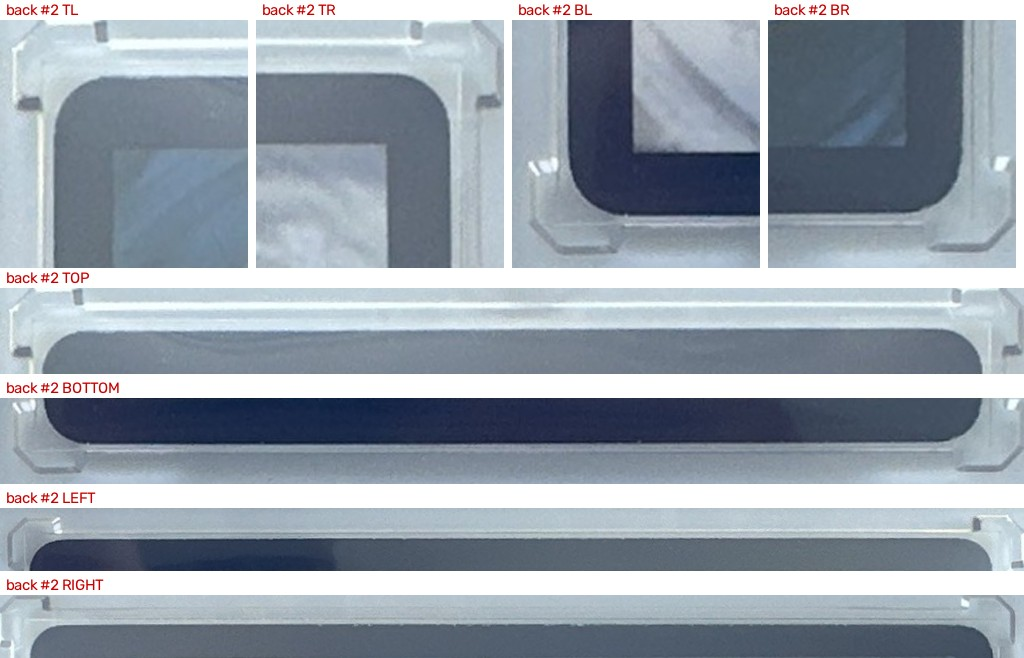
#> input picture references/luna/117386886277.jpg, 1024 x 658 px; its folder holds only this picture in this run
$ python -i localize.py   (imports and definitions only)
#> lines starting #> are read from the running program, lines starting #| are printed output that depends on the picture; after the words box and inside, x2 and y2 are one past the last pixel; in counts of white or black regions, pixels touching at a corner belong together
#> further down, picture is the input picture: shape (658, 1024, 3); mean B, G, R 173.1, 162.5, 152.5
### yellow_border/yellow_batch_engine/cardcv/strategies.py
"""Candidate strategies for LOCALIZING the outer card quad.

None of these is meant to be precise. Their job is to get a quad that is
correct to a few pixels so the sub-pixel refinement stage has a place to look.
Precision comes later, from gradient-profile edge fitting.

Every strategy exposes: detect(img_bgr) -> dict with 'quad' (4x2 float32 in
FULL-resolution image coords, ordered TL/TR/BR/BL) or None, plus 'mask' and
'notes' for debugging.
"""
import cv2
import numpy as np

from .geom import order_corners, quad_area, aspect_ok
from .loader import downscale


# [20 lines left out: function _largest_quad_from_mask, not called in this run]


def _clean(mask, k=7, iters=2):
    ker = cv2.getStructuringElement(cv2.MORPH_ELLIPSE, (k, k))
    mask = cv2.morphologyEx(mask, cv2.MORPH_CLOSE, ker, iterations=iters)
    mask = cv2.morphologyEx(mask, cv2.MORPH_OPEN, ker, iterations=iters)
    return mask


def _fill(mask):
    cnts, _ = cv2.findContours(mask, cv2.RETR_EXTERNAL, cv2.CHAIN_APPROX_SIMPLE)
    out = np.zeros_like(mask)
    if cnts:
        cv2.drawContours(out, [max(cnts, key=cv2.contourArea)], -1, 255, -1)
    return out


class SaturationStrategy:
    """Card art is colourful; counters, walls and sleeves are near-neutral.

    Thresholds the HSV saturation channel with Otsu. Cheap and background-
    agnostic as long as the surface is grey/white/beige.
    """
    name = "saturation"

    # [11 lines left out: function detect, not called in this run]


class YellowBorderStrategy:
    """Segment the yellow border ring directly.

    Attractive because the ring is bounded by BOTH edges we need. Fragile
    because the ring's apparent width is exactly the quantity being measured,
    so threshold bias maps straight into centering error. Localisation only.
    """
    name = "yellow"

    # [12 lines left out: function detect, not called in this run]


class LSDQuadStrategy:
    """Find long straight segments and assemble the best quad from them.

    Skips segmentation entirely, so background clutter, glare patches and
    sleeve edges hurt it far less than they hurt threshold-based methods.
    """
    name = "lsd"

    # [67 lines left out: function detect, not called in this run]


ALL = [SaturationStrategy(), YellowBorderStrategy(), LSDQuadStrategy()]

### yellow_border/yellow_batch_engine/cardcv/localize.py
"""Two-stage localization.

Stage 1 finds WHERE the card is on a downscaled image -- cheap, and only has
to be roughly right. Stage 2 re-runs the same segmentation at full resolution
inside a padded crop with a small morphology kernel.

Why this matters: the single-stage version thresholds at 1/8 scale with a 7px
kernel, so the returned quad can sit ~2mm off the true edge. That is not a
cosmetic error -- it forces the refinement search band to be wide, and a wide
band is exactly what lets a toploader or sleeve edge become a candidate. Tight
localization is what allows a narrow, unambiguous band downstream.
"""
import cv2
import numpy as np

from .geom import order_corners, aspect_ok
from .strategies import _clean, _fill, _largest_quad_from_mask


# [5 lines left out: function _mask_saturation, not called in this run]


def _mask_yellow(bgr):
    hsv = cv2.cvtColor(cv2.GaussianBlur(bgr, (5, 5), 0), cv2.COLOR_BGR2HSV)
    return cv2.inRange(hsv, np.array([15, 60, 90]), np.array([40, 255, 255]))


# [16 lines left out: functions _mask_vivid_yellow, _grayworld, not called in this run]


def _mask_wb_yellow(bgr):
    return _mask_yellow(_grayworld(bgr))


# [10 lines left out: function _mask_lab_b, not called in this run]


def _mask_wb_lab_b(bgr):
    return _mask_lab_b(_grayworld(bgr))


# NOTE: every transform here is applied ONLY to the segmentation input. The
# gradient profiles that actually measure edge position always read the
# original pixels. A non-affine point transform f() turns the profile into
# f(I(x)), whose gradient peak sits at a different x than I(x)'s -- and it
# shifts the outer (card/background) and inner (border/art) edges by different
# amounts, which would bias border width, which IS the centering measurement.
def _mask_luma(bgr):
    """Otsu on lightness, polarity chosen automatically.

    The chroma-based maskers all fail on silver/grey borders, which have no
    hue to key on. Luminance still separates a card from a light background,
    and for dark or metallic cards it is far stronger than any colour cue.
    Polarity is picked by whichever side yields the more card-like blob rather
    than assuming the card is darker or lighter than its surroundings.
    """
    g = cv2.cvtColor(cv2.GaussianBlur(bgr, (5, 5), 0), cv2.COLOR_BGR2GRAY)
    _, m = cv2.threshold(g, 0, 255, cv2.THRESH_BINARY + cv2.THRESH_OTSU)
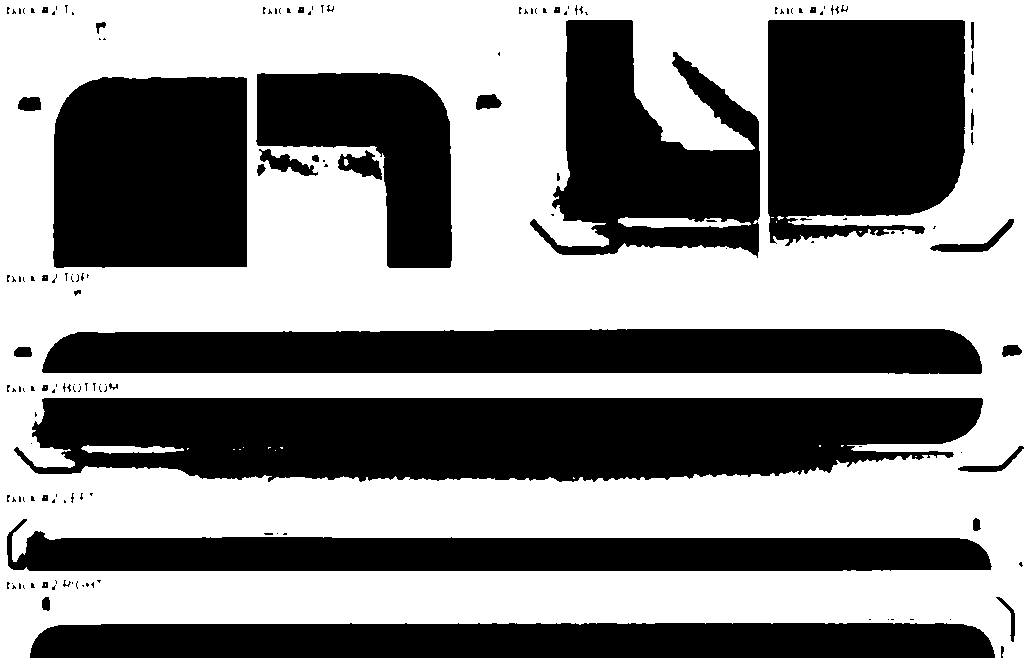
#> m: shape (658, 1024); 54.8% white; 161 black regions (120 under 20 px), largest, box (x1, y1, x2, y2) and area: (14, 398, 983, 482) 68527, (42, 329, 982, 374) 39321, (768, 20, 965, 246) 39316
    h, w = g.shape
    best, best_score = None, -1.0
    for cand in (m, cv2.bitwise_not(m)):
        f = _fill(_clean(cand, k=5, iters=1))
        cnts, _ = cv2.findContours(f, cv2.RETR_EXTERNAL, cv2.CHAIN_APPROX_SIMPLE)
        if not cnts:
            continue
        c = max(cnts, key=cv2.contourArea)
        area = cv2.contourArea(c) / float(h * w)
        if not (0.05 < area < 0.95):
            continue
        # Prefer a blob that does not run off the frame edge.
        x, y, bw, bh = cv2.boundingRect(c)
        touch = (x <= 1) + (y <= 1) + (x + bw >= w - 1) + (y + bh >= h - 1)
        score = area - 0.3 * touch
        if score > best_score:
            best, best_score = cand, score
#> this loop made 2 passes
#> (area, x, y, bw, bh, touch, score, best_score) on passes 1 to 2: (0.949, 0, 0, 1024, 658, 4, -0.251, -0.251), (0.101, 17, 398, 966, 84, 0, 0.101, 0.101)
#> pass 1, in _clean, `mask = cv2.morphologyEx(mask, cv2.MORPH_CLOSE, ker, iterations=iters)`:
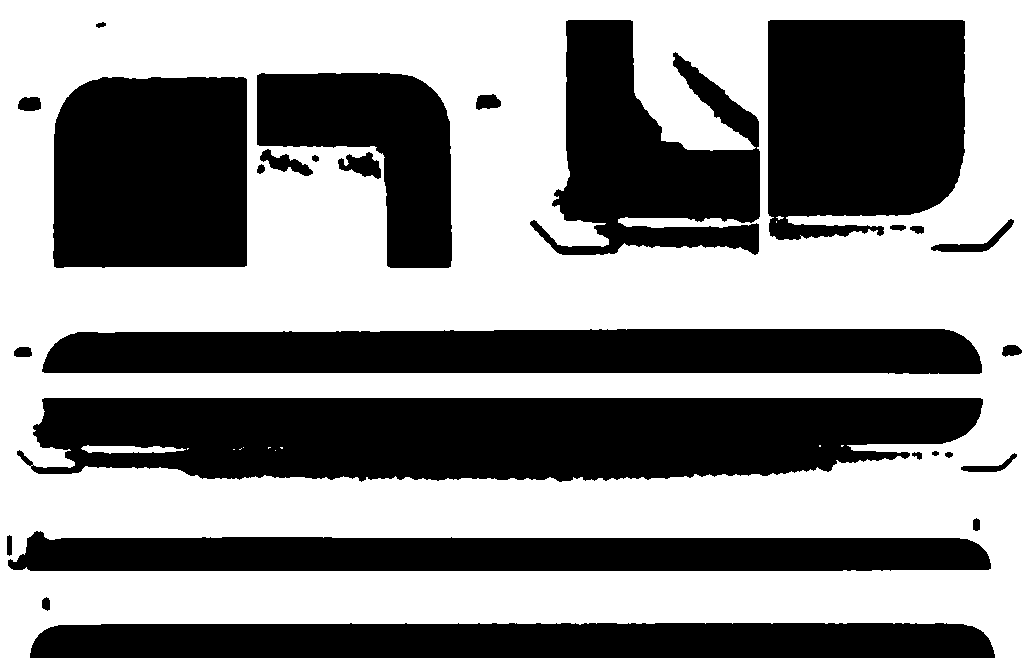
#> mask: shape (658, 1024); 55.2% white; 27 black regions, largest, box (x1, y1, x2, y2) and area: (17, 398, 983, 482) 68069, (42, 329, 982, 374) 39317, (768, 20, 965, 240) 38938
#> pass 1, in _mask_luma, `f = _fill(_clean(cand, k=5, iters=1))`:
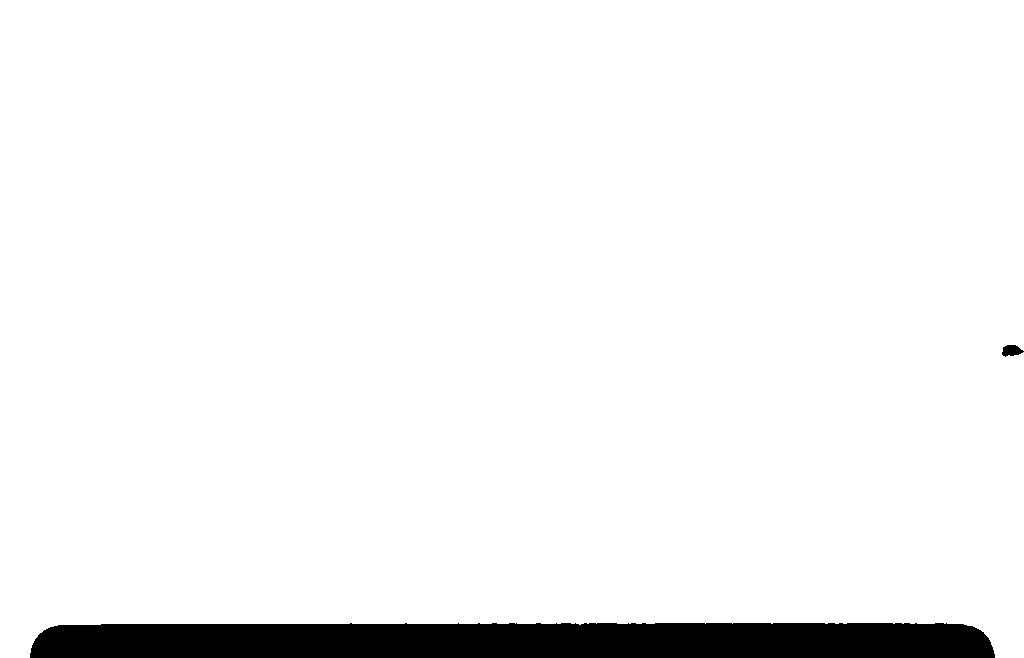
#> f: shape (658, 1024); 95.1% white; 2 black regions, box (x1, y1, x2, y2) and area: (30, 623, 995, 658) 32565, (1002, 345, 1024, 357) 181
#> pass 2, in _clean (call 2), `mask = cv2.morphologyEx(mask, cv2.MORPH_CLOSE, ker, iterations=iters)`:
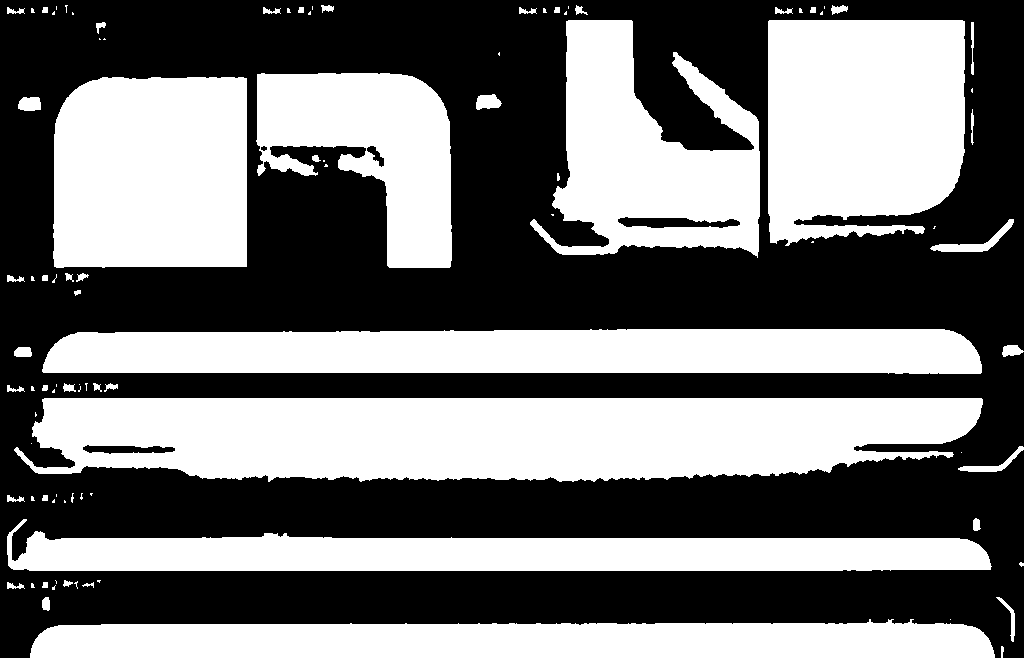
#> mask: shape (658, 1024); 45.5% white; 98 white regions (48 under 20 px), largest, box (x1, y1, x2, y2) and area: (14, 398, 983, 482) 68809, (768, 20, 965, 246) 39588, (42, 329, 982, 374) 39321
#> after the loop:
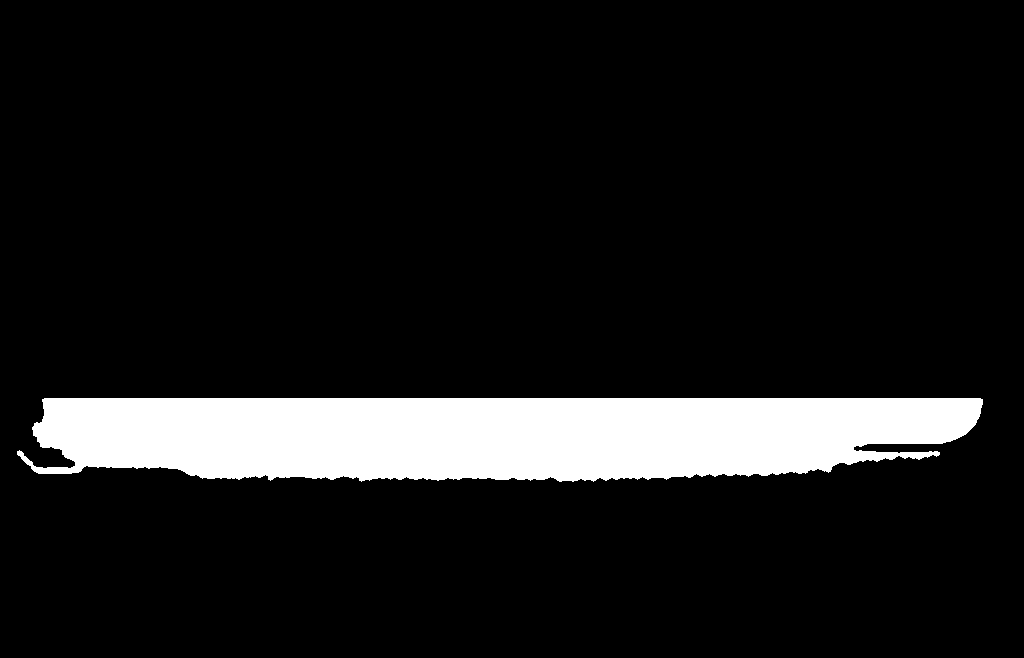
#> f: shape (658, 1024); 10.3% white; 1 white region, box (x1, y1, x2, y2) and area: (17, 398, 983, 482) 69217
#> after the loop, best_score = 0.101
    return best if best is not None else m


MASKERS = {"saturation": _mask_saturation, "yellow": _mask_yellow,
           "vivid_yellow": _mask_vivid_yellow,
           "luma": _mask_luma,
           "wb_yellow": _mask_wb_yellow, "lab_b": _mask_lab_b,
           "wb_lab_b": _mask_wb_lab_b}


# [101 lines left out: functions localize, localize_consensus, _quad_iou, not called in this run]

>>> import cv2
>>> picture = cv2.imread('../../../references/luna/117386886277.jpg')
>>> result = _mask_luma(picture)

$ run again, on references/luna/117421226885.jpg
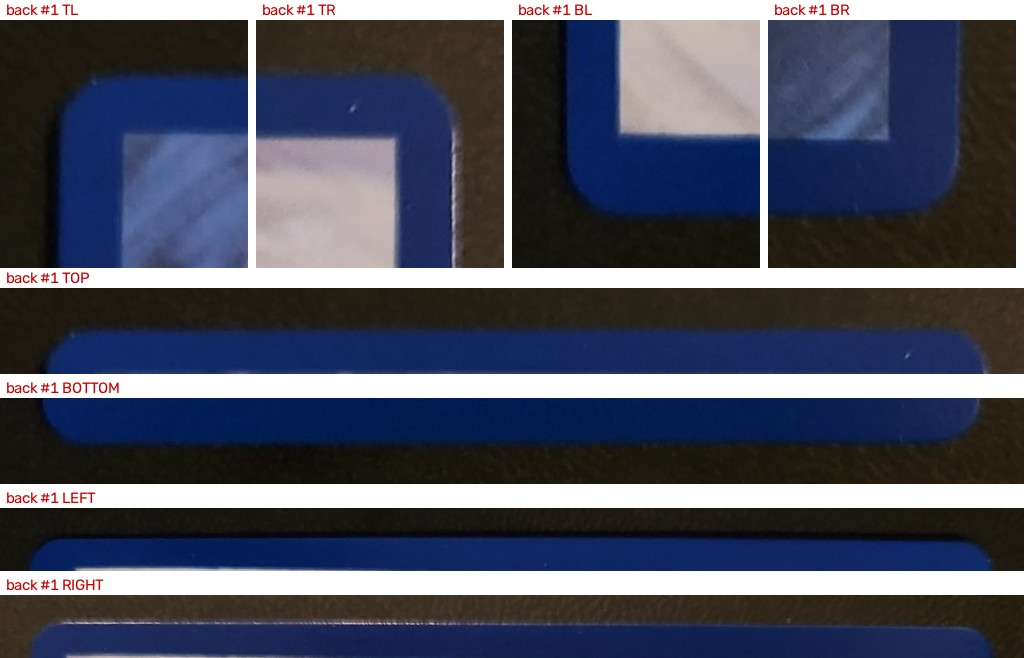
#> input picture references/luna/117421226885.jpg, 1024 x 658 px
#> picture is the input picture: shape (658, 1024, 3); mean B, G, R 99.2, 83.1, 79
#> in _mask_luma, `_, m = cv2.threshold(g, 0, 255, cv2.THRESH_BINARY + cv2.THRESH_OTSU)`:
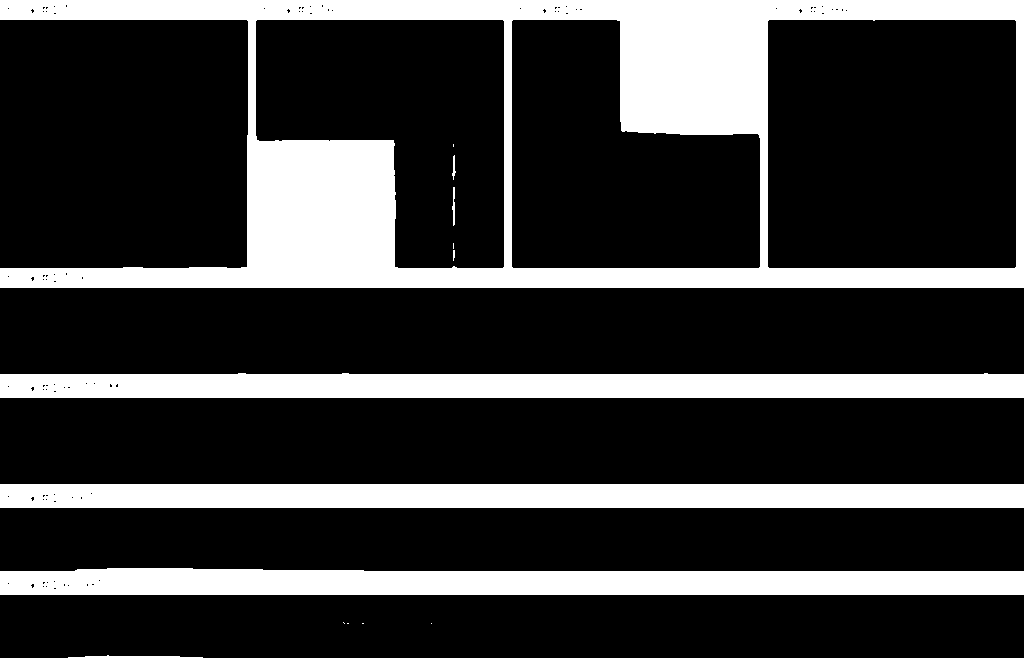
#> m: shape (658, 1024); 23.4% white; 14 white regions (7 under 20 px), largest, box (x1, y1, x2, y2) and area: (0, 0, 1024, 288) 82718, (0, 568, 1024, 595) 25111, (0, 373, 1024, 398) 24561
#> the loop in _mask_luma, `for cand in (m, cv2.bitwise_not(m)):` made 2 passes
#> (c, area, x, y, bw, bh, touch, score) on pass 2: ([[0, 398], [0, 483], [1023, 483], [1023, 398]], 0.129, 0, 398, 1024, 86, 2, -0.471)
#> after the loop in _mask_luma, `for cand in (m, cv2.bitwise_not(m)):`:
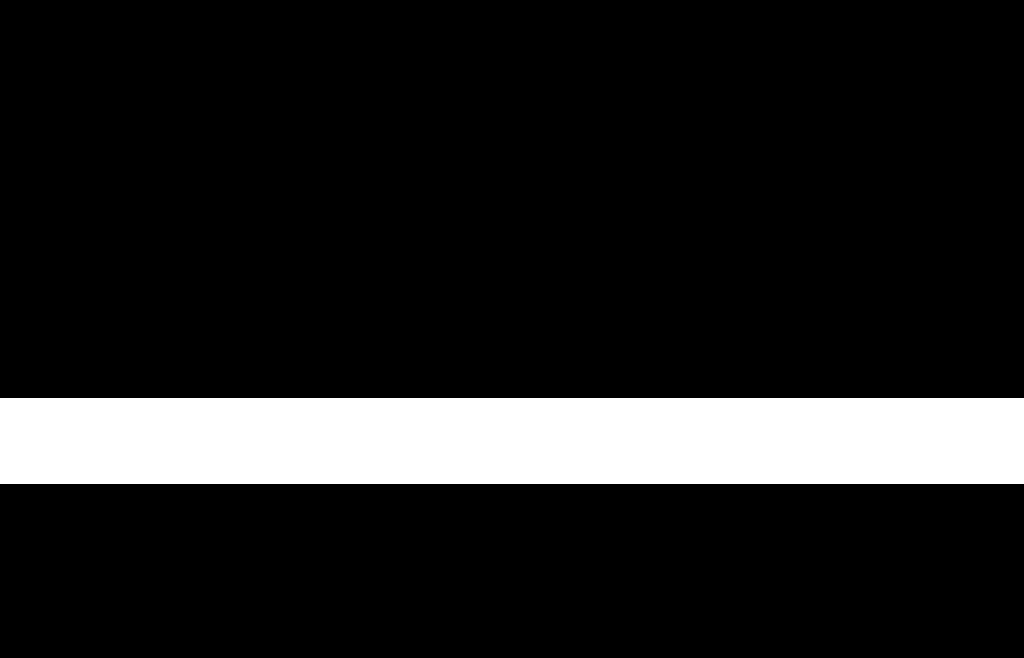
#> f: shape (658, 1024); 13.1% white; 1 white region, box (x1, y1, x2, y2) and area: (0, 398, 1024, 484) 88064
#> after the loop in _mask_luma, `for cand in (m, cv2.bitwise_not(m)):`: best_score = -0.471
